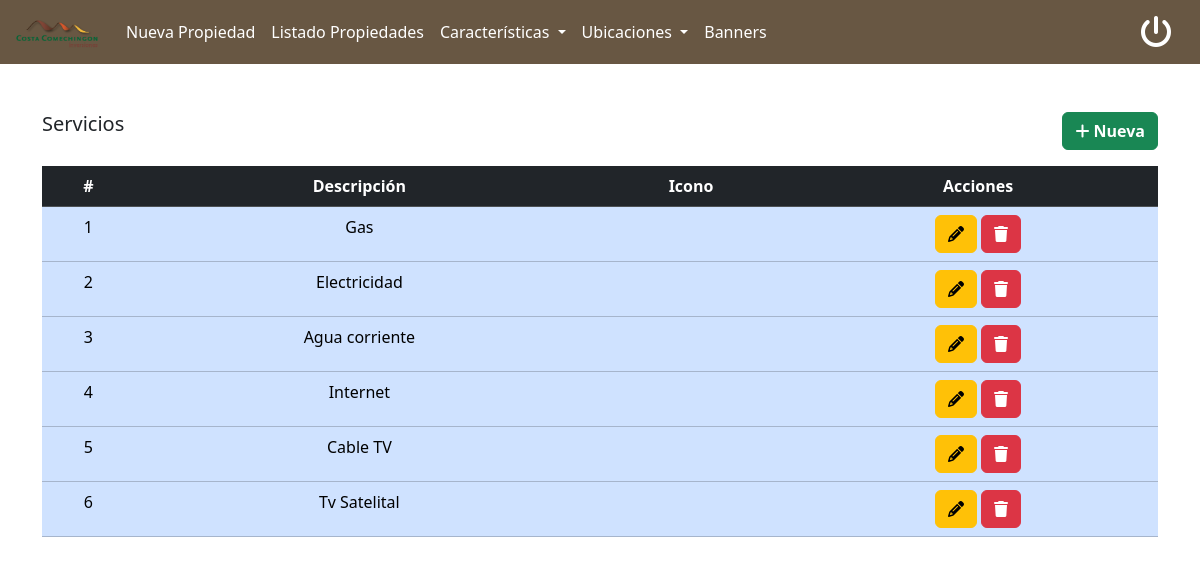
Before: /admin/servicios.php (signed in) with the older database file.
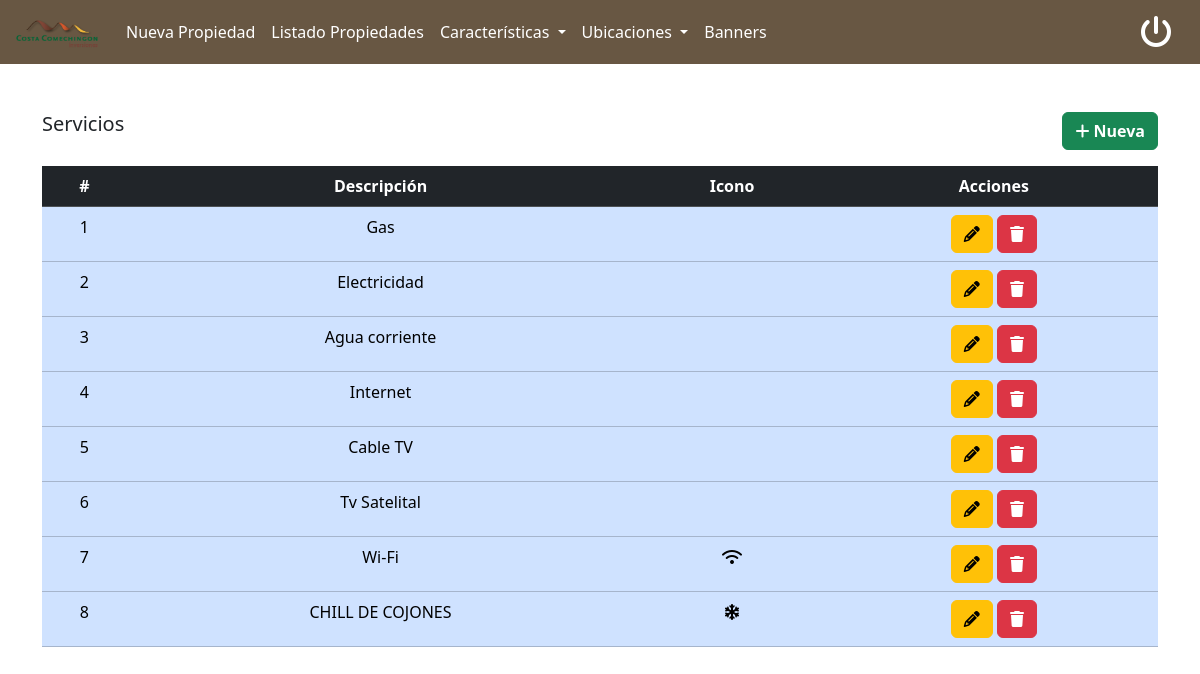
After: the same page with the newer database file.
### tables this page shows
CREATE TABLE `servicios` (
  `id` int(11) NOT NULL,
  `descripcion` varchar(255) DEFAULT NULL,
  `fa_icon` varchar(150) DEFAULT NULL,
  `deleted_at` timestamp NULL DEFAULT NULL
);

### src/models/servicios.php (called while the page is built, shortened)
<?php
class Servicios
{
  private $conexion;
  public function __construct($conexion)
  {
    $this->conexion = $conexion;
  }
  public function getServicios($all = false)
  {
    $query = "SELECT * FROM servicios";
    if (!$all) {
      $query .= ' WHERE deleted_at is null';
    }
    $resultado = $this->conexion->prepare($query);
    $resultado->execute();
    return $resultado->fetchAll(PDO::FETCH_ASSOC);
  }
}

### admin/servicios.php (the view, shortened to what this page needs)
<?php
include_once '../src/db/conn.php';
include_once '../src/models/servicios.php';
$conexion = Conexion::conectar();
$serviciosModel = new Servicios($conexion);
$servicios = $serviciosModel->getServicios(false);
?>
<!DOCTYPE html>
<html lang="en">
<head>
  <link href="https://cdn.jsdelivr.net/npm/bootstrap@5.3.3/dist/css/bootstrap.min.css" rel="stylesheet">
  <link rel="stylesheet" href="https://cdnjs.cloudflare.com/ajax/libs/font-awesome/6.5.1/css/all.min.css" />
  <link href="https://cdnjs.cloudflare.com/ajax/libs/font-awesome/6.5.0/css/all.min.css" rel="stylesheet">
</head>
<body class="bg-grays-color">
  <div class="container vh-100 mt-5">
    <div class="d-flex mt-5 justify-content-between mb-3">
      <h5>Servicios</h5>
      <button class="btn btn-success fw-bold" id="agregarServicio"><i class="fa fa-plus"></i> Nueva</button>
    </div>
    <table class="table table-primary">
      <thead class="table-dark">
        <tr>
          <th class="text-center">#</th>
          <th class="text-center">Descripción</th>
          <th class="text-center">Icono</th>
          <th class="text-center">Acciones</th>
        </tr>
      </thead>
      <tbody>
        <?php foreach ($servicios as $servicio) :
          echo '<tr>
                  <td class="text-center">' . $servicio['id'] . '</th>
                  <td class="text-center">' . $servicio['descripcion'] . '</th>
                  <td class="text-center"><i class="' . $servicio['fa_icon'] . '"></i></th>';
          if ($servicio['deleted_at'] == null) {
            echo '
                  <td class="text-center">
                    <button class="btn btn-warning" title="Editar" type="button" id="editarServicio">
                      <i class="fa fa-pencil"></i>
                    </button>
                    <button class="btn btn-danger" title="Eliminar" type="button" onclick="borrarServicio(' . $servicio['id'] . ')">
                      <i class="fa fa-trash"></i>
                    </button>
                  </td>';
          } else {
            echo '<td class="text-center">
                    <button class="btn btn-success" title="Reactivar" type="button" onclick="restaurarServicio(' . $servicio['id'] . ')">
                      <i class="fa fa-undo"></i>
                    </button>
                  </td>';
          };
          echo '</tr>';
        endforeach;
        ?>
      </tbody>
    </table>
  </div>
</body>

Changed rows visible on the page:
added servicios: id "7", descripcion "Wi-Fi"
added servicios: id "8", descripcion "CHILL DE COJONES"
